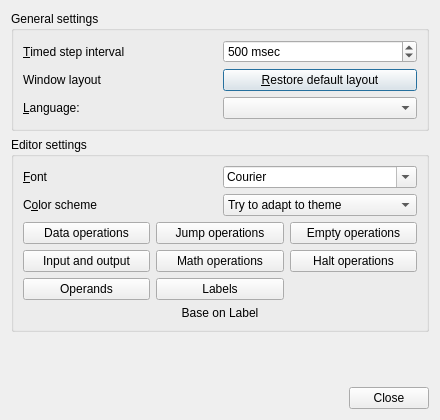
<?xml version="1.0" encoding="UTF-8"?>
<ui version="4.0">
 <class>ConfigDialog</class>
 <widget class="QDialog" name="ConfigDialog">
  <property name="geometry">
   <rect>
    <x>0</x>
    <y>0</y>
    <width>440</width>
    <height>420</height>
   </rect>
  </property>
  <property name="windowTitle">
   <string>Settings</string>
  </property>
  <property name="windowIcon">
   <iconset resource="qpasm.qrc">
    <normaloff>:/res/img/configure.svg</normaloff>:/res/img/configure.svg</iconset>
  </property>
  <layout class="QVBoxLayout" name="verticalLayout_3">
   <item>
    <widget class="QGroupBox" name="groupBox">
     <property name="title">
      <string>General settings</string>
     </property>
     <layout class="QVBoxLayout" name="verticalLayout">
      <item>
       <layout class="QGridLayout" name="gridLayout_2">
        <item row="0" column="0">
         <widget class="QLabel" name="label">
          <property name="text">
           <string>&amp;Timed step interval</string>
          </property>
          <property name="buddy">
           <cstring>spinInterval</cstring>
          </property>
         </widget>
        </item>
        <item row="0" column="1">
         <widget class="QSpinBox" name="spinInterval">
          <property name="suffix">
           <string> msec</string>
          </property>
          <property name="minimum">
           <number>50</number>
          </property>
          <property name="maximum">
           <number>10000</number>
          </property>
          <property name="value">
           <number>500</number>
          </property>
         </widget>
        </item>
        <item row="1" column="0">
         <widget class="QLabel" name="label_2">
          <property name="text">
           <string>Window layout</string>
          </property>
         </widget>
        </item>
        <item row="1" column="1">
         <widget class="QPushButton" name="pushRestoreLayout">
          <property name="text">
           <string>&amp;Restore default layout</string>
          </property>
         </widget>
        </item>
        <item row="2" column="0">
         <widget class="QLabel" name="label_5">
          <property name="text">
           <string>&amp;Language:</string>
          </property>
          <property name="buddy">
           <cstring>langBox</cstring>
          </property>
         </widget>
        </item>
        <item row="2" column="1">
         <widget class="QComboBox" name="langBox"/>
        </item>
       </layout>
      </item>
     </layout>
    </widget>
   </item>
   <item>
    <widget class="QGroupBox" name="groupBox_2">
     <property name="title">
      <string>Editor settings</string>
     </property>
     <layout class="QVBoxLayout" name="verticalLayout_2">
      <item>
       <layout class="QGridLayout" name="gridLayout_3">
        <item row="0" column="0">
         <widget class="QLabel" name="label_3">
          <property name="text">
           <string>&amp;Font</string>
          </property>
          <property name="buddy">
           <cstring>fontComboBox</cstring>
          </property>
         </widget>
        </item>
        <item row="0" column="1">
         <widget class="QFontComboBox" name="fontComboBox">
          <property name="fontFilters">
           <set>QFontComboBox::MonospacedFonts</set>
          </property>
         </widget>
        </item>
        <item row="1" column="0">
         <widget class="QLabel" name="label_4">
          <property name="text">
           <string>C&amp;olor scheme</string>
          </property>
          <property name="buddy">
           <cstring>colorSchemeBox</cstring>
          </property>
         </widget>
        </item>
        <item row="1" column="1">
         <widget class="QComboBox" name="colorSchemeBox">
          <item>
           <property name="text">
            <string>Try to adapt to theme</string>
           </property>
          </item>
          <item>
           <property name="text">
            <string>Light colors</string>
           </property>
          </item>
          <item>
           <property name="text">
            <string>Dark colors</string>
           </property>
          </item>
          <item>
           <property name="text">
            <string>Custom</string>
           </property>
          </item>
         </widget>
        </item>
       </layout>
      </item>
      <item>
       <layout class="QGridLayout" name="gridLayout">
        <item row="1" column="0">
         <widget class="QPushButton" name="pushData">
          <property name="styleSheet">
           <string notr="true"/>
          </property>
          <property name="text">
           <string>Data operations</string>
          </property>
         </widget>
        </item>
        <item row="1" column="1">
         <widget class="QPushButton" name="pushJump">
          <property name="styleSheet">
           <string notr="true"/>
          </property>
          <property name="text">
           <string>Jump operations</string>
          </property>
         </widget>
        </item>
        <item row="1" column="2">
         <widget class="QPushButton" name="pushEmpty">
          <property name="styleSheet">
           <string notr="true"/>
          </property>
          <property name="text">
           <string>Empty operations</string>
          </property>
         </widget>
        </item>
        <item row="2" column="0">
         <widget class="QPushButton" name="pushInputOutput">
          <property name="styleSheet">
           <string notr="true"/>
          </property>
          <property name="text">
           <string>Input and output</string>
          </property>
         </widget>
        </item>
        <item row="2" column="1">
         <widget class="QPushButton" name="pushMath">
          <property name="styleSheet">
           <string notr="true"/>
          </property>
          <property name="text">
           <string>Math operations</string>
          </property>
         </widget>
        </item>
        <item row="2" column="2">
         <widget class="QPushButton" name="pushHalt">
          <property name="styleSheet">
           <string notr="true"/>
          </property>
          <property name="text">
           <string>Halt operations</string>
          </property>
         </widget>
        </item>
        <item row="3" column="0">
         <widget class="QPushButton" name="pushOperands">
          <property name="styleSheet">
           <string notr="true"/>
          </property>
          <property name="text">
           <string>Operands</string>
          </property>
         </widget>
        </item>
        <item row="3" column="1">
         <widget class="QPushButton" name="pushLabels">
          <property name="styleSheet">
           <string notr="true"/>
          </property>
          <property name="text">
           <string>Labels</string>
          </property>
         </widget>
        </item>
        <item row="4" column="0" colspan="3">
         <widget class="QLabel" name="baseOnLabel">
          <property name="text">
           <string notr="true">Base on Label</string>
          </property>
          <property name="alignment">
           <set>Qt::AlignCenter</set>
          </property>
         </widget>
        </item>
       </layout>
      </item>
     </layout>
    </widget>
   </item>
   <item>
    <spacer name="verticalSpacer">
     <property name="orientation">
      <enum>Qt::Vertical</enum>
     </property>
     <property name="sizeHint" stdset="0">
      <size>
       <width>20</width>
       <height>40</height>
      </size>
     </property>
    </spacer>
   </item>
   <item>
    <widget class="QDialogButtonBox" name="buttonBox">
     <property name="orientation">
      <enum>Qt::Horizontal</enum>
     </property>
     <property name="standardButtons">
      <set>QDialogButtonBox::Close</set>
     </property>
    </widget>
   </item>
  </layout>
 </widget>
 <resources>
  <include location="qpasm.qrc"/>
 </resources>
 <connections>
  <connection>
   <sender>buttonBox</sender>
   <signal>accepted()</signal>
   <receiver>ConfigDialog</receiver>
   <slot>accept()</slot>
   <hints>
    <hint type="sourcelabel">
     <x>248</x>
     <y>254</y>
    </hint>
    <hint type="destinationlabel">
     <x>157</x>
     <y>274</y>
    </hint>
   </hints>
  </connection>
  <connection>
   <sender>buttonBox</sender>
   <signal>rejected()</signal>
   <receiver>ConfigDialog</receiver>
   <slot>reject()</slot>
   <hints>
    <hint type="sourcelabel">
     <x>316</x>
     <y>260</y>
    </hint>
    <hint type="destinationlabel">
     <x>286</x>
     <y>274</y>
    </hint>
   </hints>
  </connection>
 </connections>
</ui>
